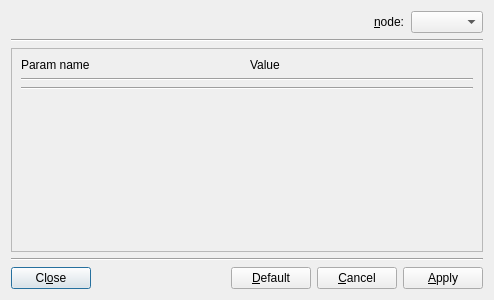
<?xml version="1.0" encoding="UTF-8"?>
<ui version="4.0">
 <class>setParamDlg</class>
 <widget class="QDialog" name="setParamDlg">
  <property name="geometry">
   <rect>
    <x>0</x>
    <y>0</y>
    <width>494</width>
    <height>300</height>
   </rect>
  </property>
  <property name="windowTitle">
   <string>Dialog</string>
  </property>
  <layout class="QVBoxLayout" name="verticalLayout_3">
   <item>
    <layout class="QHBoxLayout" name="horizontalLayout">
     <item>
      <spacer name="horizontalSpacer">
       <property name="orientation">
        <enum>Qt::Horizontal</enum>
       </property>
       <property name="sizeHint" stdset="0">
        <size>
         <width>40</width>
         <height>20</height>
        </size>
       </property>
      </spacer>
     </item>
     <item>
      <widget class="QLabel" name="selectNodeLabel">
       <property name="text">
        <string>&amp;node:</string>
       </property>
       <property name="buddy">
        <cstring>selectNodeComboBox</cstring>
       </property>
      </widget>
     </item>
     <item>
      <widget class="QComboBox" name="selectNodeComboBox"/>
     </item>
    </layout>
   </item>
   <item>
    <widget class="Line" name="line">
     <property name="orientation">
      <enum>Qt::Horizontal</enum>
     </property>
    </widget>
   </item>
   <item>
    <widget class="QScrollArea" name="scrollArea">
     <property name="widgetResizable">
      <bool>true</bool>
     </property>
     <widget class="QWidget" name="scrollAreaWidgetContents">
      <property name="geometry">
       <rect>
        <x>0</x>
        <y>0</y>
        <width>480</width>
        <height>212</height>
       </rect>
      </property>
      <layout class="QVBoxLayout" name="verticalLayout_2">
       <item>
        <layout class="QHBoxLayout" name="horizontalLayout_2">
         <item>
          <widget class="QLabel" name="label">
           <property name="text">
            <string>Param name</string>
           </property>
          </widget>
         </item>
         <item>
          <widget class="QLabel" name="label_2">
           <property name="text">
            <string>Value</string>
           </property>
          </widget>
         </item>
        </layout>
       </item>
       <item>
        <widget class="Line" name="line_2">
         <property name="orientation">
          <enum>Qt::Horizontal</enum>
         </property>
        </widget>
       </item>
       <item>
        <layout class="QVBoxLayout" name="verticalLayout"/>
       </item>
       <item>
        <widget class="Line" name="line_3">
         <property name="orientation">
          <enum>Qt::Horizontal</enum>
         </property>
        </widget>
       </item>
       <item>
        <spacer name="verticalSpacer">
         <property name="orientation">
          <enum>Qt::Vertical</enum>
         </property>
         <property name="sizeHint" stdset="0">
          <size>
           <width>20</width>
           <height>120</height>
          </size>
         </property>
        </spacer>
       </item>
      </layout>
     </widget>
    </widget>
   </item>
   <item>
    <widget class="Line" name="line_4">
     <property name="orientation">
      <enum>Qt::Horizontal</enum>
     </property>
    </widget>
   </item>
   <item>
    <layout class="QHBoxLayout" name="horizontalLayout_3">
     <item>
      <widget class="QPushButton" name="closePushButton">
       <property name="toolTip">
        <string>Close set param dialog</string>
       </property>
       <property name="text">
        <string>Cl&amp;ose</string>
       </property>
      </widget>
     </item>
     <item>
      <spacer name="horizontalSpacer_2">
       <property name="orientation">
        <enum>Qt::Horizontal</enum>
       </property>
       <property name="sizeHint" stdset="0">
        <size>
         <width>40</width>
         <height>20</height>
        </size>
       </property>
      </spacer>
     </item>
     <item>
      <widget class="QPushButton" name="defaultPushButton">
       <property name="toolTip">
        <string>Set parameters value to default values</string>
       </property>
       <property name="text">
        <string>&amp;Default</string>
       </property>
      </widget>
     </item>
     <item>
      <widget class="QPushButton" name="cancelPushButton">
       <property name="toolTip">
        <string>Cancel non applied changes</string>
       </property>
       <property name="text">
        <string>&amp;Cancel</string>
       </property>
      </widget>
     </item>
     <item>
      <widget class="QPushButton" name="applyPushButton">
       <property name="toolTip">
        <string>Apply changes</string>
       </property>
       <property name="text">
        <string>&amp;Apply</string>
       </property>
      </widget>
     </item>
    </layout>
   </item>
  </layout>
 </widget>
 <resources/>
 <connections/>
</ui>
